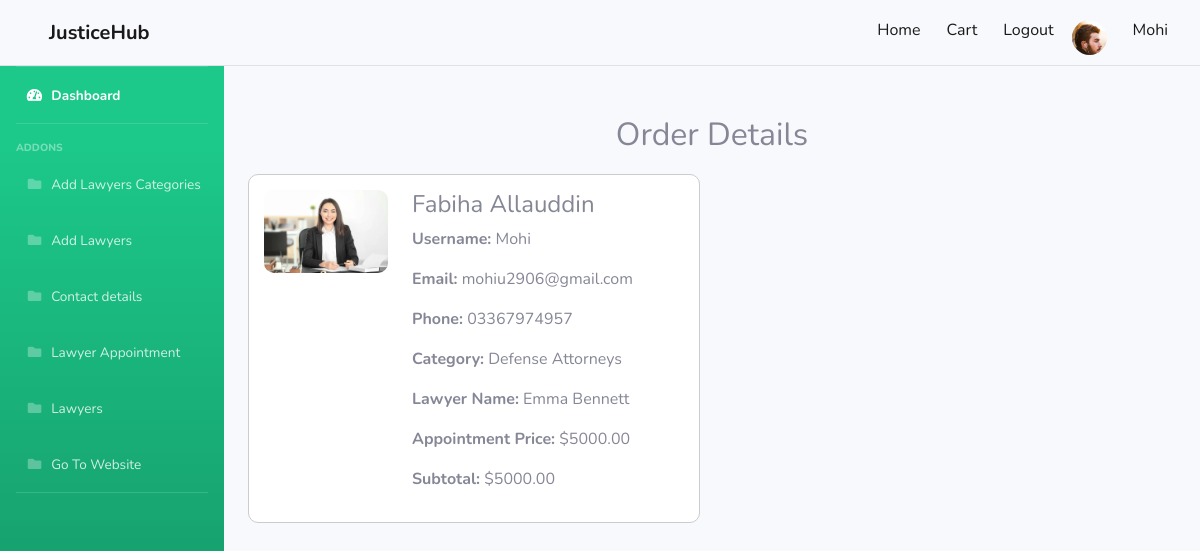
Screenshot of /Dashboard/Lawerapp.php (signed in) with the database file from the repository.
### tables this page shows
CREATE TABLE `ecomm_orders` (
  `oid` int(11) NOT NULL,
  `uid` int(11) DEFAULT NULL,
  `oname` varchar(150) DEFAULT NULL,
  `ophone` varchar(150) DEFAULT NULL,
  `oaddress` varchar(150) DEFAULT NULL,
  `oemail` varchar(150) DEFAULT NULL,
  `total` decimal(10,2) DEFAULT NULL
);

CREATE TABLE `ecomm_lawyers` (
  `pid` int(11) NOT NULL,
  `pname` varchar(255) DEFAULT NULL,
  `pprice` int(11) DEFAULT NULL,
  `pimg` varchar(255) DEFAULT NULL,
  `pdes` varchar(255) DEFAULT NULL,
  `pcategory` int(11) DEFAULT NULL
);

CREATE TABLE `ecomm_users` (
  `uid` int(11) NOT NULL,
  `username` varchar(150) DEFAULT NULL,
  `firstname` varchar(150) DEFAULT NULL,
  `lastname` varchar(150) DEFAULT NULL,
  `email` varchar(150) DEFAULT NULL,
  `pass` varchar(150) DEFAULT NULL,
  `img` varchar(255) DEFAULT NULL
);

CREATE TABLE `ecomm_categories` (
  `cid` int(11) NOT NULL,
  `cname` varchar(255) DEFAULT NULL,
  `cimg` varchar(255) DEFAULT NULL
);

CREATE TABLE `ecomm_order_items` (
  `item_id` int(11) NOT NULL,
  `pid` int(11) DEFAULT NULL,
  `oid` int(11) DEFAULT NULL,
  `price` decimal(10,2) DEFAULT NULL,
  `subtotal` decimal(10,2) DEFAULT NULL
);

### Dashboard/Lawerapp.php (the view, shortened to what this page needs)
<?php
include 'conn.php';
?>
<!DOCTYPE html>
<html lang="en">
<head>
    <link href="vendor/bootstrap/css/bootstrap.min.css" rel="stylesheet">
    <link href="css/sb-admin-2.min.css" rel="stylesheet">
    <link href="vendor/fontawesome-free/css/all.min.css" rel="stylesheet" type="text/css">
</head>
<body>
<?php include 'nav.php'; ?>
<div id="wrapper">
    <ul class="navbar-nav bg-gradient-success sidebar sidebar-dark accordion" id="accordionSidebar">
        <hr class="sidebar-divider my-0">
        <?php
        if (isset($_SESSION['name'])) {
            ?>
            <li class="nav-item active">
                <a class="nav-link" href="index.php">
                    <i class="fas fa-fw fa-tachometer-alt"></i>
                    <span>Dashboard</span></a>
            </li>
            <hr class="sidebar-divider">
            <div class="sidebar-heading">
                Addons
            </div>
            <li class="nav-item">
                <a class="nav-link" href="admin_add_category.php">
                    <i class="fas fa-fw fa-folder"></i>
                    <span>Add Lawyers Categories</span></a>
            </li>
            <li class="nav-item">
                <a class="nav-link" href="addLawyer.php">
                    <i class="fas fa-fw fa-folder"></i>
                    <span>Add Lawyers</span></a>
            </li>
            <li class="nav-item">
                <a class="nav-link" href="contact.php">
                    <i class="fas fa-fw fa-folder"></i>
                    <span>Contact details</span></a>
            </li>
            <li class="nav-item">
                <a class="nav-link" href="Lawerapp.php">
                    <i class="fas fa-fw fa-folder"></i>
                    <span>Lawyer Appointment</span></a>
            </li>
            <li class="nav-item">
                    <a class="nav-link" href="lawyerapp.php">
                        <i class="fas fa-fw fa-folder"></i>
                        <span>Lawyers</span></a>
                </li>
            <li class="nav-item">
                <a class="nav-link" href="../index.php">
                    <i class="fas fa-fw fa-folder"></i>
                    <span>Go To Website</span></a>
            </li>
            <?php
        }
        ?>
        <hr class="sidebar-divider d-none d-md-block">
    </ul>
    <div class="container">
        <h2 class="text-center">Order Details</h2>
        <div class="row">
            <?php
            $sql = "SELECT o.oid, o.oname, o.oemail, o.ophone, u.username, oi.price, oi.subtotal, l.pname, c.cname, l.pimg
                    FROM ecomm_orders o
                    INNER JOIN ecomm_users u ON o.uid = u.uid
                    INNER JOIN ecomm_order_items oi ON o.oid = oi.oid
                    INNER JOIN ecomm_lawyers l ON oi.pid = l.pid
                    INNER JOIN ecomm_categories c ON l.pcategory = c.cid
                    ORDER BY o.oid DESC";
            $result = mysqli_query($conn, $sql);
            if (mysqli_num_rows($result) > 0) {
                while ($row = mysqli_fetch_assoc($result)) {
                    ?>
                    <div class="col-lg-6 col-md-6 mb-4">
                        <div class="order-item">
                            <div class="row">
                                <div class="col-4">
                                    <img src="uploads/lawyers/<?php echo $row['pimg']; ?>" alt="<?php echo $row['pname']; ?>"
                                         class="img-fluid item-img">
                                </div>
                                <div class="col-8">
                                    <h4><?php echo $row['oname']; ?></h4>
                                    <p><strong>Username:</strong> <?php echo $row['username']; ?></p>
                                    <p><strong>Email:</strong> <?php echo $row['oemail']; ?></p>
                                    <p><strong>Phone:</strong> <?php echo $row['ophone']; ?></p>
                                    <div class="item-details">
                                        <p><strong>Category:</strong> <?php echo $row['cname']; ?></p>
                                        <p><strong>Lawyer Name:</strong> <?php echo $row['pname']; ?></p>
                                        <p><strong>Appointment Price:</strong> $<?php echo $row['price']; ?></p>
                                        <p><strong>Subtotal:</strong> $<?php echo $row['subtotal']; ?></p>
                                    </div>
                                </div>
                            </div>
                        </div>
                    </div>
                    <?php
                }
            } else {
                echo '<h3 class="text-center">No orders found.</h3>';
            }
            ?>
        </div>
    </div>
</div>
</body>
</html>

### Dashboard/Lawerapp.php (style rules this page uses)
body { font-family: 'Nunito', sans-serif; background-color: #f8f9fc; }
.container { margin-top: 50px; }
h2 { margin-bottom: 20px; }
.order-item { margin-bottom: 20px; border: 1px solid #ccc; padding: 15px; border-radius: 10px; background-color: #fff; }
.order-item .item-details { margin-top: 10px; }
.item-img { max-width: 100%; height: auto; border-radius: 10px; }

### Dashboard/nav.php (style rules this page uses)
.navbar-nav { margin-left: auto; }
.navbar-nav .nav-item { margin-left: 10px; }

### rows the page displays
ecomm_orders: ecomm_lawyers.pimg (picture), oname "Fabiha Allauddin", uid.username "Mohi", oemail "mohiu2906@gmail.com", ophone "03367974957", ecomm_categories.cname "Defense Attorneys", ecomm_lawyers.pname "Emma Bennett", ecomm_order_items.price "5000.00", ecomm_order_items.subtotal "5000.00"

### other values shown
$_SESSION['name'] "Mohi"
